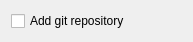
<?xml version="1.0" encoding="UTF-8"?>
<ui version="4.0">
 <class>GitCheckbox</class>
 <widget class="QWidget" name="gitCheckboxWidget">
  <property name="geometry">
   <rect>
    <x>0</x>
    <y>0</y>
    <width>193</width>
    <height>39</height>
   </rect>
  </property>
  <layout class="QHBoxLayout" name="layout">
   <item>
    <widget class="QCheckBox" name="gitCheckbox">
     <property name="text">
      <string>Add git repository</string>
     </property>
    </widget>
   </item>
   <item>
    <spacer name="horizontalSpacer">
     <property name="orientation">
      <enum>Qt::Horizontal</enum>
     </property>
     <property name="sizeHint" stdset="0">
      <size>
       <width>40</width>
       <height>15</height>
      </size>
     </property>
    </spacer>
   </item>
  </layout>
 </widget>
 <resources/>
 <connections/>
</ui>
